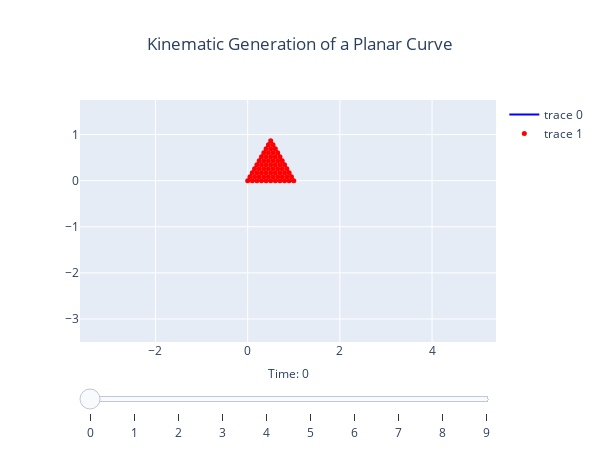

This figure's notebook cell:
### Code cell
# Create slider steps
slider_steps = [
    dict(
        args=[[str(k)],
              {"frame": {"duration": 0, "redraw": True},
               "mode": "immediate", 
               "transition": {"duration": 0}}],
        label=str(k),
        method="animate"
    ) for k in range(N)
]


# Update layout with only slider
fig.update_layout(
    width=600,
    height=450,
    xaxis=dict(range=[xm, xM], autorange=False, zeroline=False),
    yaxis=dict(range=[ym, yM], autorange=False, zeroline=False),
    title_text="Kinematic Generation of a Planar Curve", title_x=0.5,
    sliders=[dict(
        currentvalue={"prefix": "Time: ", "visible": True, "xanchor": "center"},
        steps=slider_steps)
    ]
)

fig.show()

### Figure 1 — Plotly figure (JSON) as saved in the notebook; plotly's stock layout.template omitted (floating-point values rounded to 4 significant figures)
{"data": [{"line": {"color": "blue", "width": 2}, "mode": "lines", "type": "scatter", "x": [0, 1, 0.5, 0], "y": [0, 0, 0.866, 0]}, {"marker": {"color": "red", "size": 5}, "mode": "markers", "type": "scatter", "x": [0.5, 0.55, 0.6, 0.65, 0.7, 0.75, 0.8, 0.85, 0.9, 0.95, 1, 0.45, 0.5, 0.55, 0.6, 0.65, 0.7, 0.75, 0.8, 0.85, 0.9, 0.4, 0.45, 0.5, 0.55, 0.6, 0.65, 0.7, 0.75, 0.8, 0.35, 0.4, 0.45, 0.5, 0.55, 0.6, 0.65, 0.7, 0.3, 0.35, 0.4, 0.45, 0.5, 0.55, 0.6, 0.25, 0.3, 0.35, 0.4, 0.45, 0.5, 0.2, 0.25, 0.3, 0.35, 0.4, 0.15, 0.2, 0.25, 0.3, 0.1, 0.15, 0.2, 0.05, 0.1, 0], "y": [0.866, 0.7794, 0.6928, 0.6062, 0.5196, 0.433, 0.3464, 0.2598, 0.1732, 0.0866, 0, 0.7794, 0.6928, 0.6062, 0.5196, 0.433, 0.3464, 0.2598, 0.1732, 0.0866, 0, 0.6928, 0.6062, 0.5196, 0.433, 0.3464, 0.2598, 0.1732, 0.0866, 0, 0.6062, 0.5196, 0.433, 0.3464, 0.2598, 0.1732, 0.0866, 0, 0.5196, 0.433, 0.3464, 0.2598, 0.1732, 0.0866, 0, 0.433, 0.3464, 0.2598, 0.1732, 0.0866, 0, 0.3464, 0.2598, 0.1732, 0.0866, 0, 0.2598, 0.1732, 0.0866, 0, 0.1732, 0.0866, 0, 0.0866, 0, 0]}], "layout": {"height": 450, "sliders": [{"currentvalue": {"prefix": "Time: ", "visible": true, "xanchor": "center"}, "steps": [{"args": [["0"], {"frame": {"duration": 0, "redraw": true}, "mode": "immediate", "transition": {"duration": 0}}], "label": "0", "method": "animate"}, {"args": [["1"], {"frame": {"duration": 0, "redraw": true}, "mode": "immediate", "transition": {"duration": 0}}], "label": "1", "method": "animate"}, {"args": [["2"], {"frame": {"duration": 0, "redraw": true}, "mode": "immediate", "transition": {"duration": 0}}], "label": "2", "method": "animate"}, {"args": [["3"], {"frame": {"duration": 0, "redraw": true}, "mode": "immediate", "transition": {"duration": 0}}], "label": "3", "method": "animate"}, {"args": [["4"], {"frame": {"duration": 0, "redraw": true}, "mode": "immediate", "transition": {"duration": 0}}], "label": "4", "method": "animate"}, {"args": [["5"], {"frame": {"duration": 0, "redraw": true}, "mode": "immediate", "transition": {"duration": 0}}], "label": "5", "method": "animate"}, {"args": [["6"], {"frame": {"duration": 0, "redraw": true}, "mode": "immediate", "transition": {"duration": 0}}], "label": "6", "method": "animate"}, {"args": [["7"], {"frame": {"duration": 0, "redraw": true}, "mode": "immediate", "transition": {"duration": 0}}], "label": "7", "method": "animate"}, {"args": [["8"], {"frame": {"duration": 0, "redraw": true}, "mode": "immediate", "transition": {"duration": 0}}], "label": "8", "method": "animate"}, {"args": [["9"], {"frame": {"duration": 0, "redraw": true}, "mode": "immediate", "transition": {"duration": 0}}], "label": "9", "method": "animate"}]}], "title": {"text": "Kinematic Generation of a Planar Curve", "x": 0.5}, "width": 600, "xaxis": {"autorange": false, "range": [-1.75, 3.5], "scaleanchor": "y", "scaleratio": 1, "zeroline": false}, "yaxis": {"autorange": false, "range": [-3.5, 1.75], "scaleanchor": "x", "scaleratio": 1, "zeroline": false}}}
